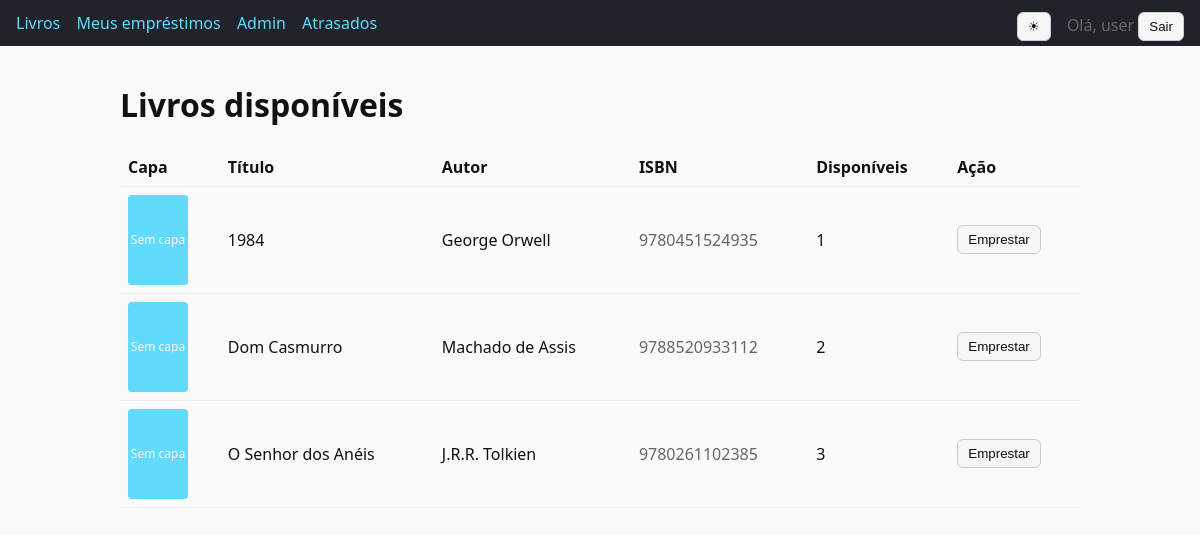
The app's page / (signed in), older data.
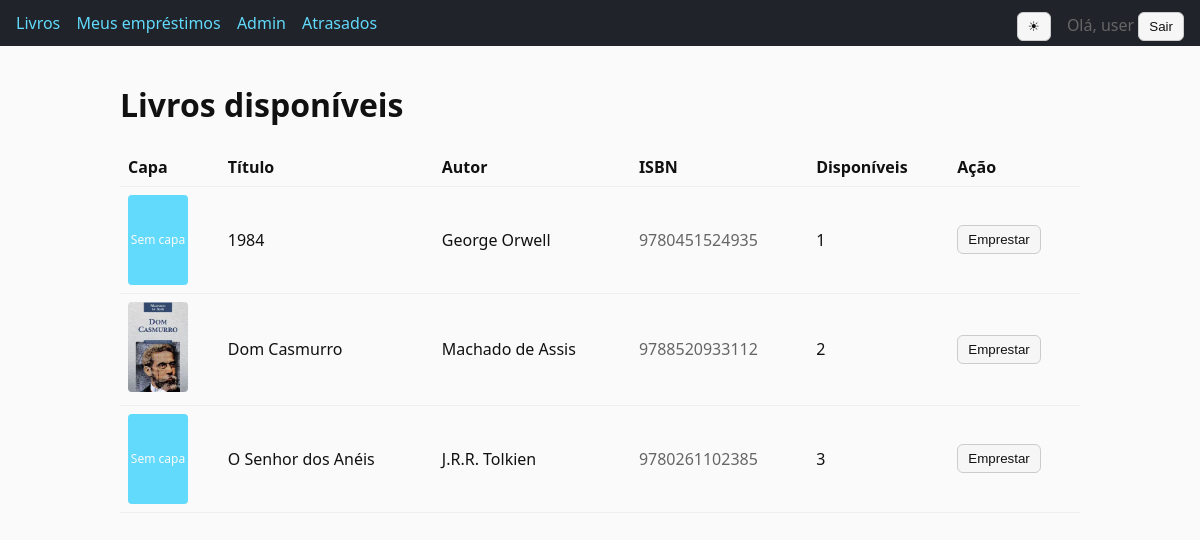
The same page, newer data.
### catalog/models.py (models this page shows, shortened)
class Book(models.Model):
	title = models.CharField(max_length=255)
	author = models.CharField(max_length=255)
	isbn = models.CharField(max_length=13, unique=True)
	copies_total = models.PositiveIntegerField(default=1)
	image = models.ImageField(upload_to='book_covers/', blank=True, null=True)
	created_at = models.DateTimeField(auto_now_add=True)
	class Meta:
		ordering = ["title"]
	@property
	def copies_available(self) -> int:
		active_loans = self.loans.filter(returned_at__isnull=True).count()
		return max(self.copies_total - active_loans, 0)

### catalog/views.py (the view)
# urls.py: path("", views.book_list, name="book_list"),
@login_required
def book_list(request: HttpRequest) -> HttpResponse:
	books = (
		Book.objects.all()
		.annotate(active_loans=Count("loans", filter=Q(loans__returned_at__isnull=True)))
		.order_by("title")
	)
	return render(request, "catalog/book_list.html", {"books": books})

### templates/catalog/book_list.html (shortened to what this page needs)
{% extends 'base.html' %}
{% block content %}
  <h1>Livros disponíveis</h1>
  {% if books %}
    <table>
      <thead>
        <tr>
          <th>Capa</th>
          <th>Título</th>
          <th>Autor</th>
          <th>ISBN</th>
          <th>Disponíveis</th>
          <th>Ação</th>
        </tr>
      </thead>
      <tbody>
      {% for book in books %}
        <tr>
          <td>
            {% if book.image %}
              <img src="{{ book.image.url }}" alt="Capa de {{ book.title }}" style="width: 60px; height: 90px; object-fit: cover; border-radius: 4px;">
            {% else %}
              <div style="width: 60px; height: 90px; background: var(--accent); border-radius: 4px; display: flex; align-items: center; justify-content: center; color: var(--bg); font-size: 12px; text-align: center;">Sem capa</div>
            {% endif %}
          </td>
          <td>{{ book.title }}</td>
          <td>{{ book.author }}</td>
          <td class="muted">{{ book.isbn }}</td>
          <td>{{ book.copies_available }}</td>
          <td>
            {% if book.copies_available > 0 %}
              <form method="post" action="{% url 'catalog:borrow_book' book.id %}">
                <button class="btn" type="submit">Emprestar</button>
              </form>
            {% else %}
              <button class="btn" disabled>Indisponível</button>
            {% endif %}
          </td>
        </tr>
      {% endfor %}
      </tbody>
    </table>
  {% else %}
    <p class="muted">Nenhum livro cadastrado.</p>
  {% endif %}
{% endblock %}

Row changes from the older to the newer data that the page shows:
changed Book "Dom Casmurro": image: picture added; no longer shows "Sem capa"
